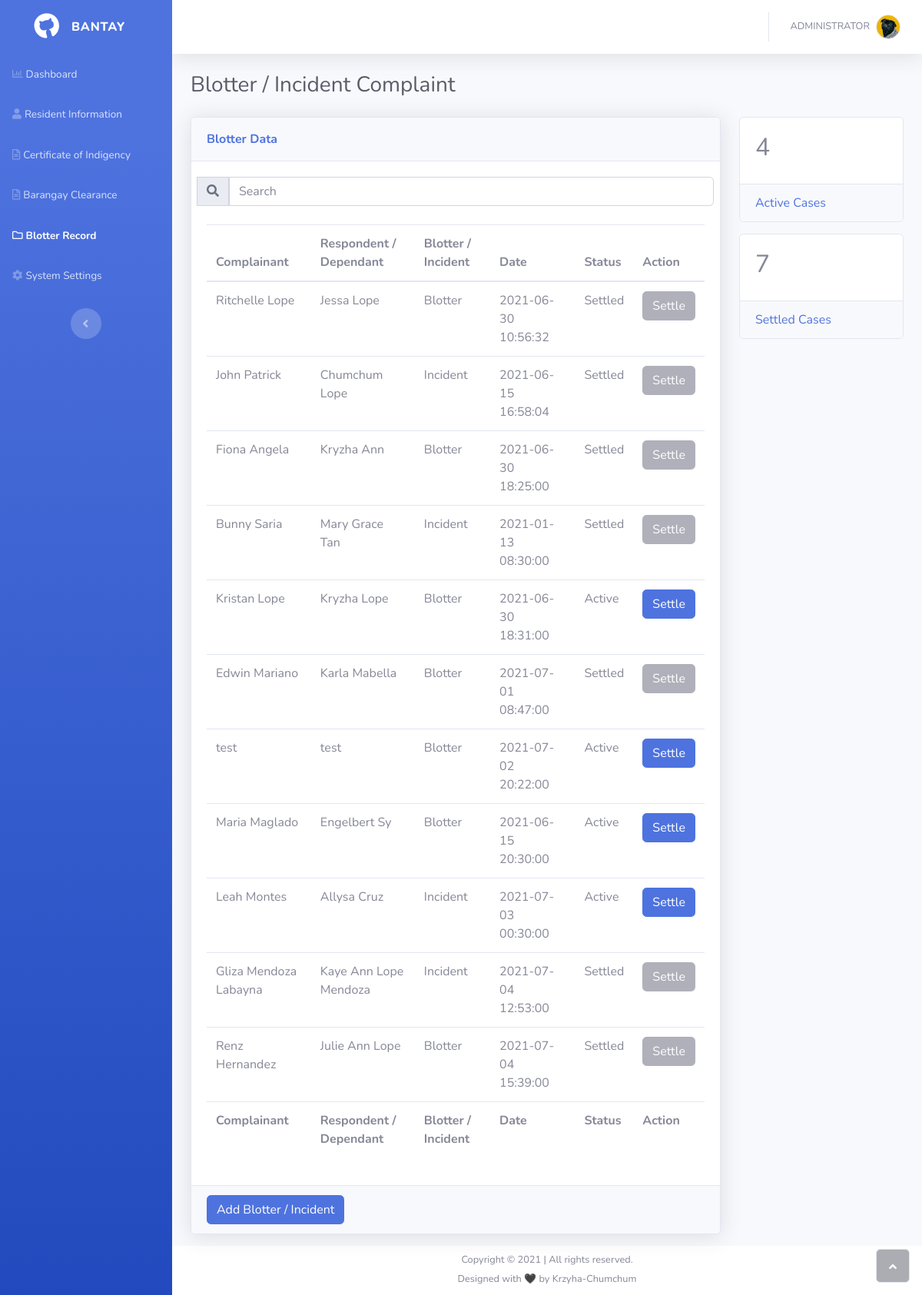
Page /BlotterRecord.php (signed in) on the committed database.
### tables this page shows
CREATE TABLE `blotter_tbl` (
  `num` int(11) NOT NULL,
  `blotter_complainant` varchar(50) NOT NULL,
  `blotter_defendant` varchar(50) NOT NULL,
  `blotter_type` varchar(15) NOT NULL,
  `blotter_date` datetime NOT NULL,
  `blotter_status` varchar(10) NOT NULL
);

### BlotterRecord.php (the view, shortened to what this page needs)
<!DOCTYPE html>
<html>
<head>
    <link rel="stylesheet" href="assets/bootstrap/css/bootstrap.min.css">
    <link rel="stylesheet" href="assets/fonts/fontawesome-all.min.css">
</head>
<body id="page-top">
    <div id="wrapper">
        <nav class="navbar navbar-dark align-items-start sidebar sidebar-dark accordion bg-gradient-primary p-0">
            <div class="container-fluid d-flex flex-column p-0"><a class="navbar-brand d-flex justify-content-center align-items-center sidebar-brand m-0" href="Dashboard.php">
                    <div class="sidebar-brand-icon rotate-n-15"><i class="fab fa-github"></i></div>
                    <div class="sidebar-brand-text mx-3"><span>bantay</span></div>
                </a>
                <ul class="navbar-nav text-light" id="accordionSidebar">
                    <li class="nav-item"><a class="nav-link" href="Dashboard.php"><i class="far fa-chart-bar"></i><span>Dashboard</span></a></li>
                    <li class="nav-item"><a class="nav-link" href="ResidentInformation.php"><i class="fas fa-user"></i><span>Resident Information</span></a></li>
                    <li class="nav-item"><a class="nav-link" href="CertofIndigency.php"><i class="far fa-file-alt"></i><span>Certificate of Indigency</span></a></li>
                    <li class="nav-item"><a class="nav-link" href="BrgyClearance.php"><i class="far fa-file-alt"></i><span>Barangay Clearance</span></a></li>
                    <li class="nav-item"><a class="nav-link active" href="BlotterRecord.php"><i class="far fa-folder"></i><span>Blotter Record</span></a></li>
                    <?php
                        if($_SESSION["usertype"] == "Admin")
                        {
                            echo '<li class="nav-item"><a class="nav-link" href="SystemSettings.php"><i class="fas fa-cog"></i><span>System Settings</span></a></li>';
                        }
                    ?>
                </ul>
                <div class="text-center d-none d-md-inline"><button class="btn rounded-circle border-0" id="sidebarToggle" type="button"></button></div>
            </div>
        </nav>
        <div class="d-flex flex-column" id="content-wrapper">
            <div id="content">
                <nav class="navbar navbar-light navbar-expand bg-white shadow mb-4 topbar static-top">
                    <div class="container-fluid"><button class="btn btn-link d-md-none rounded-circle mr-3" id="sidebarToggleTop" type="button"><i class="fas fa-bars"></i></button>
                        <ul class="navbar-nav flex-nowrap ml-auto">
                            <li class="nav-item dropdown no-arrow">
                                <div class="nav-item dropdown no-arrow"><a class="dropdown-toggle nav-link" aria-expanded="false" data-toggle="dropdown" href="#"><span class="d-none d-lg-inline mr-2 text-gray-600 small"><?php echo $_SESSION["name"];?></span><img class="border rounded-circle img-profile" src="assets/img/avatars/avatar5.jpeg"></a>
                                </div>
                            </li>
                        </ul>
                    </div>
                </nav>
                <div class="container-fluid">
                    <h3 class="text-dark mb-4">Blotter / Incident Complaint</h3>
                    <div class="row">
                        <div class="col">
                            <div class="card shadow" style="margin-bottom: 15px;">
                                <div class="card-header py-3"><strong style="color: var(--blue);">Blotter Data</strong>
                                </div>
                                <div class="card-body">
                                    <div class="row">
                                        <div class="text-md-right input-group dataTables_filter" id="dataTable_filter">
                                            <div class="input-group mb-3">
                                                <div class="input-group-append">
                                                    <span class="input-group-text" id="basic-addon2"><a><i class="fas fa-search" aria-hidden="true"></i></a></span>
                                                </div>
                                                <input type="text" id="myInput" onkeyup="myFunction()" class="form-control form-control-user" aria-controls="dataTable" placeholder="Search">
                                            </div>
                                        </div>
                                    </div>
                                    <div class="table-responsive table mt-2" id="dataTable" role="grid" aria-describedby="dataTable_info">
                                        <table class="table my-0 sortable" id="dataTable">
                                            <thead>
                                                <tr>
                                                    <th>Complainant</th>
                                                    <th>Respondent / Dependant</th>
                                                    <th>Blotter / Incident</th>
                                                    <th>Date</th>
                                                    <th>Status</th>
                                                    <th>Action</th>
                                                </tr>
                                            </thead>
                                            <tbody>
                                                <form method = "post" action ="assets/core/blottercore.php">
                                                <?php
                                                    include "included/config.php";
                                                    $sql="SELECT * FROM blotter_tbl";
                                                    $result = $conn->query($sql);
                                                    if ($result->num_rows > 0)
                                                    {
                                                        while($row = $result->fetch_assoc())
                                                        {
                                                            echo '<tr class="item">';
                                                            echo "<td>" . $row['blotter_complainant'] . "</td>";
                                                            echo "<td>" . $row['blotter_defendant'] . "</td>";
                                                            echo "<td>" . $row['blotter_type'] . "</td>";
                                                            echo "<td>" . $row['blotter_date'] . "</td>";
                                                            echo "<td>" . $row['blotter_status'] . "</td>";
                                                            if($row['blotter_status'] == "Settled")
                                                            {
                                                                echo '<td><div class="form-group" style="margin-bottom: 0px;margin-top: 0px;"><button class="btn btn-secondary" type="button" disabled>Settle</button></div></td>';
                                                            }
                                                            else
                                                            {
                                                                echo '<td><div class="form-group" style="margin-bottom: 0px;margin-top: 0px;"><button class="btn btn-primary" type="submit" name="submit" value="' . $row['num'] . '"">Settle</button></div></td>';
                                                            }
                                                            echo "</tr>";
                                                        }
                                                    }
                                                    else
                                                    {
                                                        echo "<tr>";
                                                        echo "<td align = 'center' colspan='3'>No Data</td>";
                                                        echo "</tr>";
                                                    }
                                                ?>
                                                </form>
                                            </tbody>
                                            <tfoot>
                                                <tr>
                                                    <td><strong>Complainant</strong></td>
                                                    <td><strong>Respondent / Dependant</strong></td>
                                                    <td><strong>Blotter / Incident</strong></td>
                                                    <td><strong>Date</strong></td>
                                                    <td><strong>Status</strong></td>
                                                    <td><strong>Action</strong></td>
                                                </tr>
                                            </tfoot>
                                        </table>
                                    </div>
                                </div>
                                <div class="card-footer"><button class="btn btn-primary" type="button" data-toggle="modal" data-target="#showBlotter">Add Blotter / Incident</button></div>
                            </div>
                        </div>
                        <div class="col-xl-3">
                            <div class="card" style="margin-bottom: 15px;">
                                <div class="card-body">
                                    <?php
                                    include "included/config.php";
                                    $sql = "SELECT * from blotter_tbl WHERE blotter_status = 'Active'";
                                    $result = $conn->query($sql);
                                    $count = mysqli_num_rows($result);
                                    echo '<h2 class="text-left" style="text-align: center;">' . $count . '</h2>';
                                    ?>
                                </div>
                                <div class="card-footer"><a href="#showActive" data-toggle="modal">Active Cases</a></div>
                            </div>
                            <div class="card" style="margin-bottom: 15px;">
                                <div class="card-body">
                                <?php
                                    include "included/config.php";
                                    $sql = "SELECT * from blotter_tbl WHERE blotter_status = 'Settled'";
                                    $result = $conn->query($sql);
                                    $count = mysqli_num_rows($result);
                                    echo '<h2 class="text-left" style="text-align: center;">' . $count . '</h2>';
                                    ?>
                                </div>
                                <div class="card-footer"><a href="#showSettle" data-toggle="modal">Settled Cases</a></div>
                            </div>
                        </div>
                    </div>
                </div>
            </div>
            <footer class="bg-white sticky-footer">
                <div class="container my-auto" style="height:10px;">
                    <div class="text-center my-auto copyright">
                        <div class="row" style="margin-top:-20px;">
                            <div class="col-12">
                                <span>Copyright © 2021 | All rights reserved.</span>
                            </div>
                            <div class="col-12">
                                <span>Designed with 🖤 by Krzyha-Chumchum</span>
                            </div>
                        </div>
                    </div>
                </div>
            </footer>
        </div><a class="border rounded d-inline scroll-to-top" href="#page-top"><i class="fas fa-angle-up"></i></a>
    </div>
</body>
</html>

### rows in the picture
blotter_tbl: blotter_complainant "Ritchelle Lope", blotter_defendant "Jessa Lope", blotter_type "Blotter", blotter_date "2021-06-30 10:56:32", blotter_status "Settled"
blotter_tbl: blotter_complainant "John Patrick", blotter_defendant "Chumchum Lope", blotter_type "Incident", blotter_date "2021-06-15 16:58:04", blotter_status "Settled"
blotter_tbl: blotter_complainant "Fiona Angela", blotter_defendant "Kryzha Ann", blotter_type "Blotter", blotter_date "2021-06-30 18:25:00", blotter_status "Settled"
blotter_tbl: blotter_complainant "Bunny Saria", blotter_defendant "Mary Grace Tan", blotter_type "Incident", blotter_date "2021-01-13 08:30:00", blotter_status "Settled"
blotter_tbl: blotter_complainant "Kristan Lope", blotter_defendant "Kryzha Lope", blotter_type "Blotter", blotter_date "2021-06-30 18:31:00", blotter_status "Active", $row['num'] 5 (drawn)
blotter_tbl: blotter_complainant "Edwin Mariano", blotter_defendant "Karla Mabella", blotter_type "Blotter", blotter_date "2021-07-01 08:47:00", blotter_status "Settled"
blotter_tbl: blotter_complainant "test", blotter_defendant "test", blotter_type "Blotter", blotter_date "2021-07-02 20:22:00", blotter_status "Active", $row['num'] 7 (drawn)
blotter_tbl: blotter_complainant "Maria Maglado", blotter_defendant "Engelbert Sy", blotter_type "Blotter", blotter_date "2021-06-15 20:30:00", blotter_status "Active", $row['num'] 8 (drawn)
blotter_tbl: blotter_complainant "Leah Montes", blotter_defendant "Allysa Cruz", blotter_type "Incident", blotter_date "2021-07-03 00:30:00", blotter_status "Active", $row['num'] 9 (drawn)
blotter_tbl: blotter_complainant "Gliza Mendoza Labayna", blotter_defendant "Kaye Ann Lope Mendoza", blotter_type "Incident", blotter_date "2021-07-04 12:53:00", blotter_status "Settled"
blotter_tbl: blotter_complainant "Renz Hernandez", blotter_defendant "Julie Ann Lope", blotter_type "Blotter", blotter_date "2021-07-04 15:39:00", blotter_status "Settled"

### other values in the picture
$_SESSION["name"] "ADMINISTRATOR"
$count "4"
$count "7"
